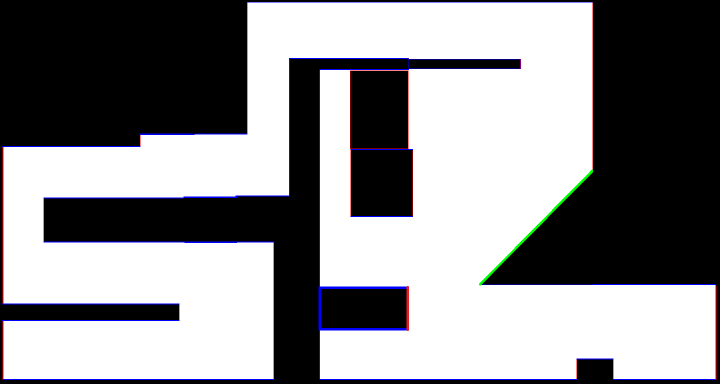
%> input picture Our Code/group_outline_white.png, 1440 x 768 px (shown at 1/2 size)
$ octave sonarTestSimple.m   (GNU Octave 9; MATLAB toolbox functions it lacks are replaced by stand-ins)
%> lines starting %> are read from the running program, lines starting %| are printed output that depends on the picture; in (x1, y1, x2, y2) boxes, pixels count from 0 and x2, y2 are one past the last pixel; in counts of white or black regions, pixels touching at a corner belong together; the program's own positions count from 1
### Our Code/color_gry.m
function [grid_map] = color_gry(grid_map_file)
%> called with grid_map_file = 'group_outline_white.png'

X = imread(grid_map_file); %3D colored array
%> X is the input picture: size 768x1440x3 uint8; mean R, G, B 139.9, 139.3, 141.9
X_red = X(:,:,1); %Red layer
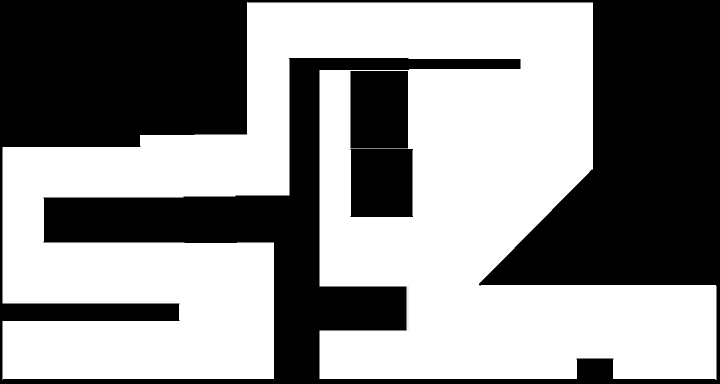
%> X_red: size 768x1440 uint8 (shown at 1/2 size); min 0, max 255, mean 139.9
X_grn = X(:,:,2); %Green layer
X_blu = X(:,:,3); %Blue layer
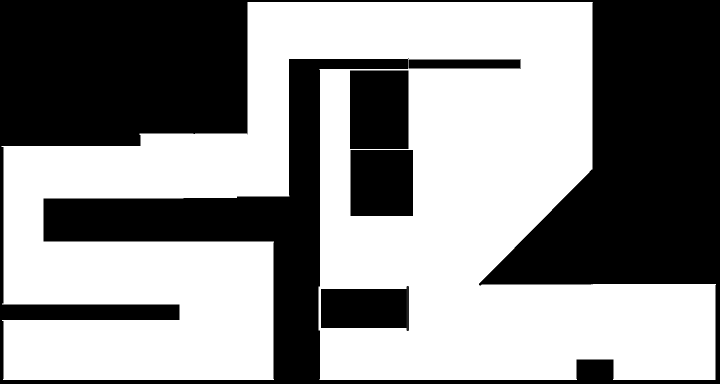
%> X_blu: size 768x1440 uint8 (shown at 1/2 size); min 0, max 255, mean 141.9

grid_map = zeros(size(X_red)); %Completely black map

grid_map(X_red==255 & X_grn==255 & X_blu==255) = 255; %Adding white section
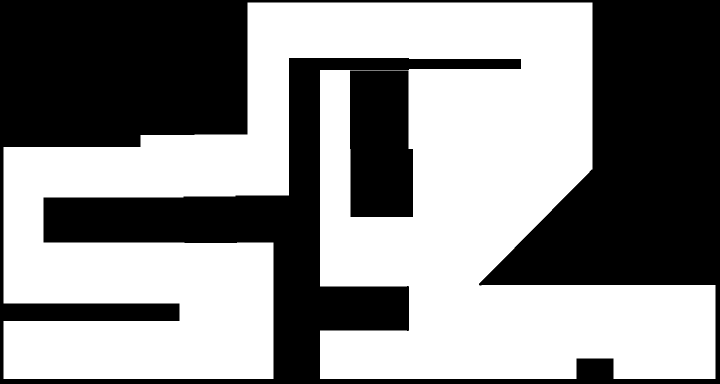
%> grid_map: size 768x1440 double (shown at 1/2 size); 54.5% white; 2 black regions, box (x1, y1, x2, y2) and area: (0, 0, 1440, 768) 467980, (700, 141, 826, 434) 35369

grid_map(X_red==255 & X_grn~=255 & X_blu~=255) = 50; %Adding red section
grid_map(X_red~=255 & X_grn==255 & X_blu~=255) = 100; %Adding green section
grid_map(X_red~=255 & X_grn~=255 & X_blu==255) = 150; %Adding blue section
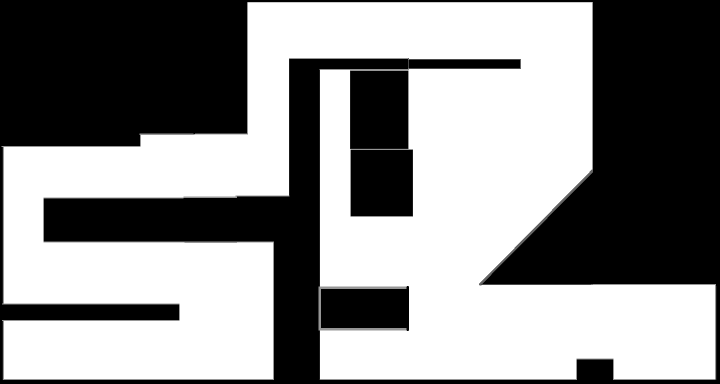
%> grid_map: size 768x1440 double (shown at 1/2 size); min 0, max 255, mean 141

end

### Our Code/draw_bot.m
function [outline_x, outline_y, hit, rel_hit] = draw_bot(rpos, grid_map)
%> called with rpos = [700 700 5.5]

% Written by Stalefish

hold off
%show the course
imshow(grid_map), axis image off; %colormap gray;
%> after `imshow(grid_map)`:
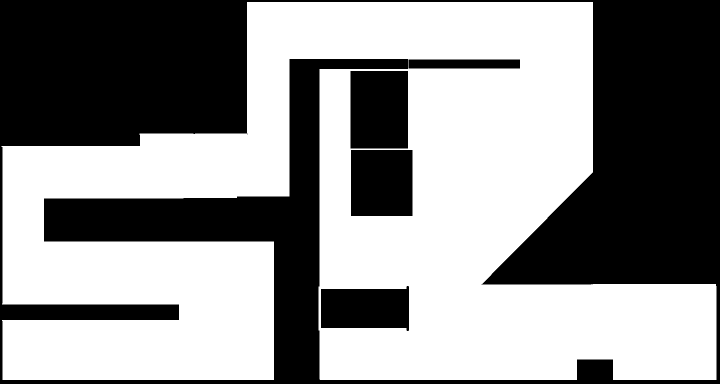
%> displayed picture: size 768x1440, on the screen's scale of 0 to 255 (shown at 1/2 size); 56.1% white; 5 black regions, box (x1, y1, x2, y2) and area: (0, 0, 1440, 768) 433306, (701, 142, 816, 297) 17825, (702, 300, 825, 432) 16236, (642, 572, 818, 662) 13784, (817, 119, 1040, 137) 4014

hold on;

global hit_challenge
hit = 0;

rad = 60/2; % Radius of the robot nose

ort_ang = rpos(3); % Orientation angle of the robot

ang_L = ort_ang - pi/2;


ang_R = ort_ang + pi/2;

%get a semi-circle representing the robot's nose
if ang_L < ang_R
    angs = ang_L:pi/30:ang_R;
else
    angs = ang_R:pi/30:ang_L;
end

outline_x = rpos(1) + rad*cos(angs);
outline_y = rpos(2) + rad*sin(angs);

x_start_1 = outline_x(31);
y_start_1 = outline_y(31);

x_end_1 = x_start_1 - rad*cos(ort_ang);
y_end_1 = y_start_1 - rad*sin(ort_ang);

x_start_2 = x_end_1;
y_start_2 = y_end_1;

x_end_2 = x_start_2 + 2*rad*sin(ort_ang);
y_end_2 = y_start_2 - 2*rad*cos(ort_ang);

x_end_3 = outline_x(1);
y_end_3 = outline_y(1);

outline_x = [outline_x x_end_1 x_end_2 x_end_3];
outline_y = [outline_y y_end_1 y_end_2 y_end_3];

rel_hit = 0;


for i = 1:length(outline_y)
    if(outline_y(i) < 0)
        hit = 1;
        disp('out')
    elseif(grid_map(round(outline_x(i)),round(outline_y(i))) ~= 255)
        %if so, return 1
        hit = 1;

        %disp('hit')
        %calculating the point of the robot that was hit


        x_hit = outline_x(i);
        y_hit = outline_y(i);

        if 377 >= x_hit && x_hit >=343 && 1037 >= y_hit && y_hit>= 985
            hit_challenge = 1;
        end

        %find location of hit relative to the robot center
        dist_x = outline_x(i)-rpos(1);
        dist_y = outline_y(i)-rpos(2);

        %calculate the angle of the object relative to world map
        theta_hit = atan2(dist_y, dist_x);
            if  2*pi> rpos(3) && rpos(3)>= pi
                if rpos(3)> theta_hit && theta_hit >= rpos(3)-pi
                    rel_hit = theta_hit - rpos(3);
                else
                    rel_hit = theta_hit + 2*pi - rpos(3);
                end
            elseif  pi> rpos(3) && rpos(3) >= 0
               if rpos(3)+ pi > theta_hit && rpos(3) > theta_hit
                   rel_hit = theta_hit - rpos(3);
               else
                   rel_hit = theta_hit - 2*pi - rpos(3);
               end
            end

%         hold
        break;


    end
end
%> after the loop, dist_x = -42.43; dist_y = 0; hit = 1; rel_hit = -2.36; theta_hit = 3.14; x_hit = 657.6; y_hit = 700


plot(outline_y, outline_x)


end

### Our Code/sonarMeasure2.m
%Written by Rachel Muradian (with assistance from Dan)

function [distSonar, goalSighted, goalReached] = sonarMeasure2(grid_map,rpos,ns, range)
%% Input arguments:
%   grid_map: array of 1's and 0's that form environment in which robot is
%       traveling
%       -greyscale:
%           -255: white, no obstacle
%           -50: red (vertical)
%           -100: green (45)
%           -150 blue (horizontal)
%
%
%           -0: black, obstacle
%       -each point is 1cm (grid size)
%   rpos = [xpos, ypos, angle]
%       -angle: measured from x-axis from centerpoint of half circle at the
%       front of the robot
%   ns: number of sensors
%   range: max distance the sonar can sense, cm
%
%   The map has an origin as follows:
%       (1, 1) .--------------> Y
%              |
%              |
%              |
%              |
%              V
%              x
%   Because of this, we index the grid map as (x, y)
%   The map has essentially rotated 90 degrees from the normal cartesian
%   coordinate system
%

%% Function code

sonarBeamAngle = pi/ns;                 %angle between two adjacent sensors

[m, n] = size(grid_map);                %size of map

rx = rpos(1);                           %positon of the robot
ry = rpos(2);
rAngle = rpos(3);

%define max and min indexes to search through mapArray
maxX = rx + range;
minX = rx - range;
maxY = ry + range;
minY = ry - range;

minDistArray = 20000*ones(1, ns);

goalSighted = [0,0];
goalReached = 0;

robotRadius = 60/2;


%iterate through array to find the obstacles, distance and angleof each point
for i = max([round(minX) 1]): min([round(maxX) m])
    for j = max([round(minY) 1]):min([round(maxY) n])

        %disp(i);
        %disp(j);

        mapVal = grid_map(i, j);
        if mapVal ~= 255

            distPt = sqrt((i - rx)^2 + (j-ry)^2);
            worldAng = atan2(j-ry, i-rx );
                                        %find angle of point - from 0

            %change worldAng from 0 to pi and 0 to -pi to 0-2pi
            if worldAng < 0
                worldAng = worldAng + 2*pi;
            end

            if pi > rAngle && rAngle >= 0
                if worldAng > rAngle +pi
                    worldAng = worldAng - 2*pi;
                else
                    worldAng = worldAng;
                end
            elseif 2*pi > rAngle && rAngle >= pi
                if worldAng < rAngle-pi
                    worldAng = worldAng+2*pi;
                else
                    worldAng = worldAng;
                end
            end

%relAng
%            | 0
%            |
%            |
%    pi/2    |          - pi/2
%   ---------|----------

            relAng = worldAng - rAngle;
%bodyAng
%            | pi/2
%            |
%            |
%    pi      |
%   ---------|---------- 0

            bodyAng = pi/2+relAng;

%            if bodyAng>= 2*pi
%                bodyAng = bodyAng-(2*pi);
%            end

            sonarPt = ceil(bodyAng/sonarBeamAngle);     %returns index of sonar
            if sonarPt == 0
                sonarPt = 1;
            end

            %also need to check that angle is within angle ranges for the
            %sensor
            if sonarPt > 0 && sonarPt <= ns

                %save value if within range and less than the smalledst value
                %sensed yet
                if distPt < minDistArray(sonarPt) && distPt <= range

                    distPt = distPt - robotRadius;
                                        %take into account the distance
                                        %from (rx, ry) to the front of the
                                        %robot, where the sensors are
                                        %located

                    %check the angle of the obstacle found
                    if mapVal == 50
                        surface = pi/2;
                    elseif mapVal == 150
                        surface = 0;
                     elseif mapVal == 100
                         surface = pi/4;
                    else
                        %bogus val for if read 0
                        surface = pi*2;
                    end


                   %specularAng = pi/2;

                   specularAng = specularSurface(surface, worldAng, rAngle);
                                        %get the specular angle for the
                                        %measurement
                    if distPt < 10 && distPt ~=0
                        minDistArray(sonarPt) = 10;
                    elseif specularAng > 25/180*pi
                        minDistArray(sonarPt) = distPt;
                    elseif specularAng <= 25/180*pi
                         minDistArray(sonarPt)= range;
                         if (mapVal==50 || mapVal==150 || mapVal==100)
%                              fprintf(['Read specular surface at x = %d and',...
%                              'y = %d.  The specular angle hit the wall at',...
%                              '%f degrees when the robot was at angle%f', ...
%                              'deg\n'],rx, ry, specularAng*180/pi, rAngle*180/pi);
                         end
                    end
                end
            end
        end
    end
end

%get rid of placeholder values
for i = 1:length(minDistArray)
    if minDistArray(i) == 20000
        minDistArray(i) = 0;
    end
end


distSonar = uncertaintyAdd(minDistArray, range);
                                %add in uncertianty


end


%% uncertaintyAdd - adds measure of uncertainty to the already calculated
    %values in the array sonarDist
function arrayWithU = uncertaintyAdd(sonarDist, range)
%sonarDist - output array with length ns from sonar calculated
%range is the range of sonar
%newVals is the array with random uncertainty added to each entry of the
%sonarDist array

%maxUncertainty = 0.02*range;
maxUncertainty = 2;
arrayWithU = zeros(1, length(sonarDist));

for i = 1:length(sonarDist)

    u = rand(1)*maxUncertainty;         %calc random uncertainty up to the
                                            %val of maxUncertainty
    sign = round(rand(1));            	%calc value 0 or 1 to get random
                                            %add or subtract

    if sign == 0
        %subtract uncertainty
        arrayWithU(i) = sonarDist(i) - u;
    elseif sign == 1
        %add uncertainty
        arrayWithU(i) = sonarDist(i) + u;
    end
end
end

%% specularSurface calculates the specular angle for a particular sonar

% [62 lines left out: function specularSurface, not called in this run]

### Our Code/rebound_angle.m
function alpha_r = rebound_angle(distSonar,ns, rpos, robot_goal)


%calculate rebound angle


%initialize numerator and denomenator values for the rebound angle
%calculation
num_sum = 0;
den_sum = 0;
max_sensor_index = ns/2;
min_sensor_index = -ns/2;
sonarBeamAngle = pi/ns;


for i = 1:ns
    if i <= ns/2
        sensor_index = (i-1)+min_sensor_index;
    else
        sensor_index = i+min_sensor_index;
    end
    num_add = sensor_index*sonarBeamAngle*distSonar(1,i);
    num_sum = num_sum+num_add;

    den_add = distSonar(1,i);
    den_sum = den_sum+den_add;
end


 %goal weighting
 k = 2000;

% [12 lines of commented-out code are left out]

alpha_r = num_sum/den_sum;

### Our Code/sonarTestSimple.m
% clear
clc
close all

%testing script

%define robot information
range = 500;
ns = 10;

%initial positon
% rpos = [720, 60, pi/2];
rpos = [700, 700, 7*pi/4];
goalReached = 0;

%goal locations
goal_1 = [60, 800];
goal_2 = [680, 1340];
robot_goal = goal_2;

grid_map= color_gry('group_outline_white.png');

%plot robot
draw_bot(rpos, grid_map);
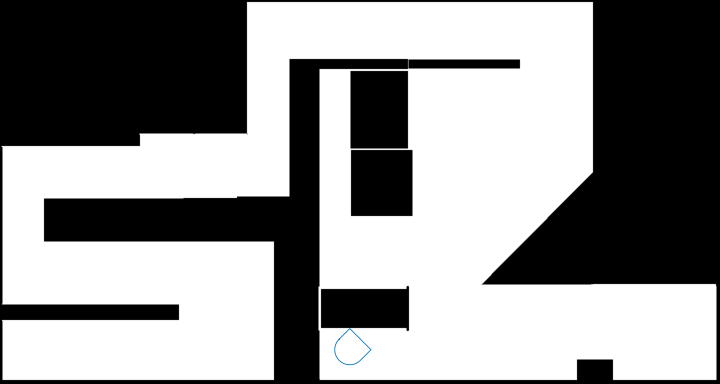
%> figure redrawn from the program's plot data; shown at 1/2 size


k = 1;

[sonarDist, goalSighted, goalReached] = sonarMeasure2(grid_map, rpos, ns, range);
%> after the loop in sonarMeasure2, `for i = max([round(minX) 1]): min([round(maxX) m])`: bodyAng = 3.79; distPt = 504.6; minDistArray = [18.76 49.16 32.65 33.79 37.54 52.73 36.19 29.68 29.84 36.65]; relAng = 2.22; sonarPt = 13; specularAng = 1.57; surface = 0; worldAng = 7.72
%> the loop in sonarMeasure2, `for i = 1:length(minDistArray)` made 10 passes
%> the loop in uncertaintyAdd, `for i = 1:length(sonarDist)` made 10 passes
%> after the loop in uncertaintyAdd, `for i = 1:length(sonarDist)`: arrayWithU = [20.45 48.32 31.63 32.22 38.49 54.55 36.75 28.45 31.66 38.27]
%> in sonarMeasure2, `distSonar = uncertaintyAdd(minDistArray, range);`: distSonar has the same summary as arrayWithU in uncertaintyAdd
%> sonarDist has the same summary as arrayWithU in uncertaintyAdd; goalSighted = [0 0]; goalReached = 0

disp(sonarDist);
%|  Columns 1 through 8:
%|    20.454   48.317   31.627   32.221   38.488   54.551   36.753   28.446
%|  Columns 9 and 10:
%|    31.661   38.269

alpha_r = rebound_angle(sonarDist,ns, rpos, robot_goal);
%> the loop in rebound_angle, `for i = 1:ns` made 10 passes
%> (num_add, num_sum, den_add, den_sum) on passes 1 to 10: (-32.13, -32.13, 20.45, 20.45), (-60.72, -92.85, 48.32, 68.77), (-29.81, -122.7, 31.63, 100.4), (-20.25, -142.9, 32.22, 132.6), (-12.09, -155, 38.49, 171.1), (17.14, -137.9, 54.55, 225.7), (23.09, -114.8, 36.75, 262.4), (26.81, -87.95, 28.45, 290.9), (39.79, -48.16, 31.66, 322.5), (60.11, 11.95, 38.27, 360.8)
%> after the loop in rebound_angle, `for i = 1:ns`: sensor_index = 5
%> in rebound_angle, `alpha_r = num_sum/den_sum;`: alpha_r = 0.0331
%> alpha_r = 0.0331
% [12 lines of commented-out code are left out]
figure(2);
bar(sonarDist);
title(pi/2);
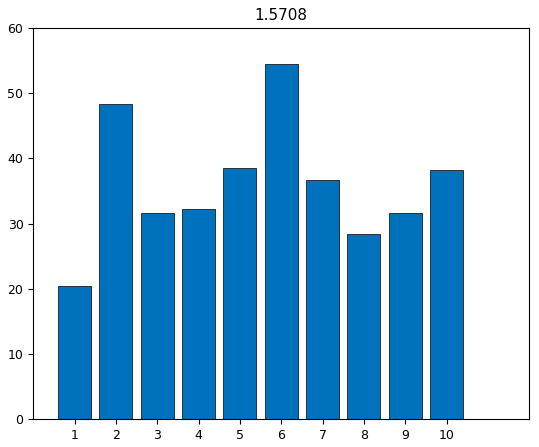
%> figure redrawn from the program's plot data; tallest bar 54.55 high, from x = 5.6 to 6.4

$ run again, with Our Code/group_outline_paint.png copied over Our Code/group_outline_white.png
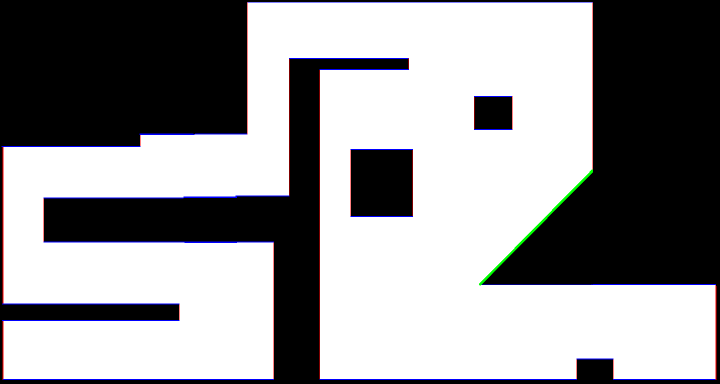
%> input picture Our Code/group_outline_paint.png, 1440 x 768 px (shown at 1/2 size)
%> in color_gry, X is the input picture: size 768x1440x3 uint8; mean R, G, B 147.5, 147, 149
%> after the loop in draw_bot, `for i = 1:length(outline_y)`: hit = 0
%> `draw_bot(rpos, grid_map);`:
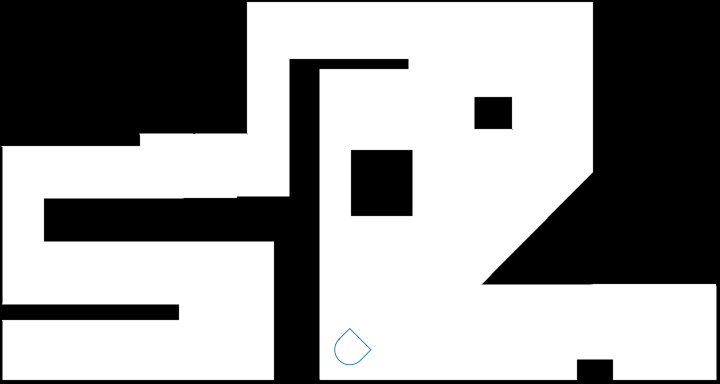
%> figure redrawn from the program's plot data; shown at 1/2 size
%> after the loop in sonarMeasure2, `for i = max([round(minX) 1]): min([round(maxX) m])`: bodyAng = 3.79; distPt = 504.6; minDistArray = [49.4 49.16 32.65 33.79 37.54 52.73 36.19 29.68 29.84 36.65]; relAng = 2.22; sonarPt = 13; specularAng = 1.57; surface = 0; worldAng = 7.72
%> the loop in sonarMeasure2, `for i = 1:length(minDistArray)` made 10 passes
%> the loop in uncertaintyAdd, `for i = 1:length(sonarDist)` made 10 passes
%> after the loop in uncertaintyAdd, `for i = 1:length(sonarDist)`: arrayWithU = [51.09 48.32 31.63 32.22 38.49 54.55 36.75 28.45 31.66 38.27]
%> distSonar has the same summary as arrayWithU in uncertaintyAdd
%> sonarDist has the same summary as arrayWithU in uncertaintyAdd; goalSighted = [0 0]; goalReached = 0
%|  Columns 1 through 8:
%|    51.087   48.317   31.627   32.221   38.488   54.551   36.753   28.446
%|  Columns 9 and 10:
%|    31.661   38.269
%> the loop in rebound_angle, `for i = 1:ns` made 10 passes
%> (num_add, num_sum, den_add, den_sum) on passes 1 to 8: (-80.25, -80.25, 51.09, 51.09), (-60.72, -141, 48.32, 99.4), (-29.81, -170.8, 31.63, 131), (-20.25, -191, 32.22, 163.3), (-12.09, -203.1, 38.49, 201.7), (17.14, -186, 54.55, 256.3), (23.09, -162.9, 36.75, 293), (26.81, -136.1, 28.45, 321.5)
%> after the loop in rebound_angle, `for i = 1:ns`: sensor_index = 5
%> in rebound_angle, `alpha_r = num_sum/den_sum;`: alpha_r = -0.0924
%> `title(pi/2);`:
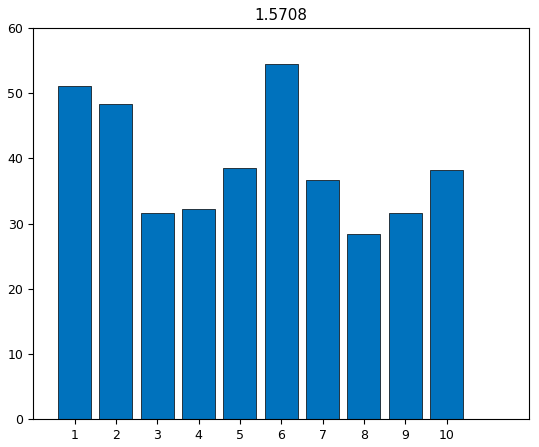
%> figure redrawn from the program's plot data; tallest bar 54.55 high, from x = 5.6 to 6.4

$ run again, with Our Code/group_outline_paint_a_variation.png copied over Our Code/group_outline_white.png
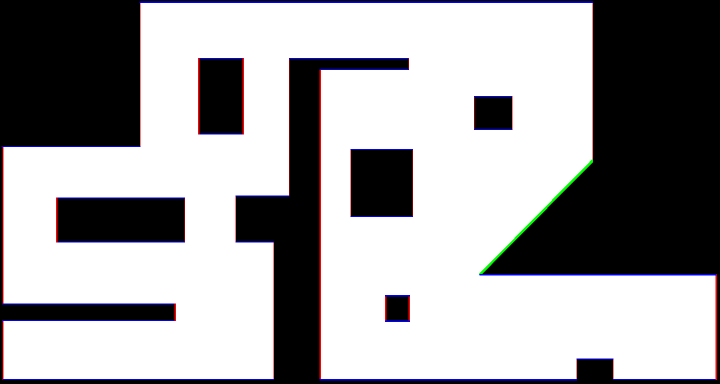
%> input picture Our Code/group_outline_paint_a_variation.png, 1440 x 768 px (shown at 1/2 size)
%> in color_gry, X is the input picture: size 768x1440x3 uint8; mean R, G, B 160.6, 159.4, 162.1
%> after the loop in draw_bot, `for i = 1:length(outline_y)`: hit = 0
%> `draw_bot(rpos, grid_map);`:
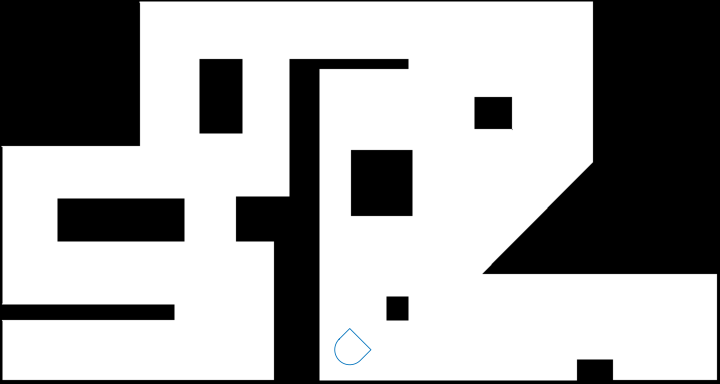
%> figure redrawn from the program's plot data; shown at 1/2 size
%> after the loop in sonarMeasure2, `for i = max([round(minX) 1]): min([round(maxX) m])`: bodyAng = 3.79; distPt = 504.6; minDistArray = [49.25 49.16 32.65 33.79 35.3 52.73 36.19 29.68 29.84 36.65]; relAng = 2.22; sonarPt = 13; specularAng = 1.57; surface = 0; worldAng = 7.72
%> the loop in sonarMeasure2, `for i = 1:length(minDistArray)` made 10 passes
%> the loop in uncertaintyAdd, `for i = 1:length(sonarDist)` made 10 passes
%> after the loop in uncertaintyAdd, `for i = 1:length(sonarDist)`: arrayWithU = [50.94 48.32 31.63 32.22 36.25 54.55 36.75 28.45 31.66 38.27]
%> distSonar has the same summary as arrayWithU in uncertaintyAdd
%> sonarDist has the same summary as arrayWithU in uncertaintyAdd; goalSighted = [0 0]; goalReached = 0
%|  Columns 1 through 8:
%|    50.935   48.317   31.627   32.221   36.253   54.551   36.753   28.446
%|  Columns 9 and 10:
%|    31.661   38.269
%> the loop in rebound_angle, `for i = 1:ns` made 10 passes
%> (num_add, num_sum, den_add, den_sum) on passes 1 to 8: (-80.01, -80.01, 50.94, 50.94), (-60.72, -140.7, 48.32, 99.25), (-29.81, -170.5, 31.63, 130.9), (-20.25, -190.8, 32.22, 163.1), (-11.39, -202.2, 36.25, 199.4), (17.14, -185, 54.55, 253.9), (23.09, -161.9, 36.75, 290.7), (26.81, -135.1, 28.45, 319.1)
%> after the loop in rebound_angle, `for i = 1:ns`: sensor_index = 5
%> in rebound_angle, `alpha_r = num_sum/den_sum;`: alpha_r = -0.0906
%> `title(pi/2);`:
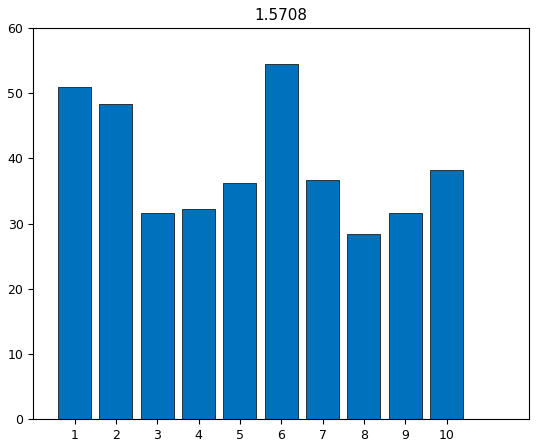
%> figure redrawn from the program's plot data; tallest bar 54.55 high, from x = 5.6 to 6.4
